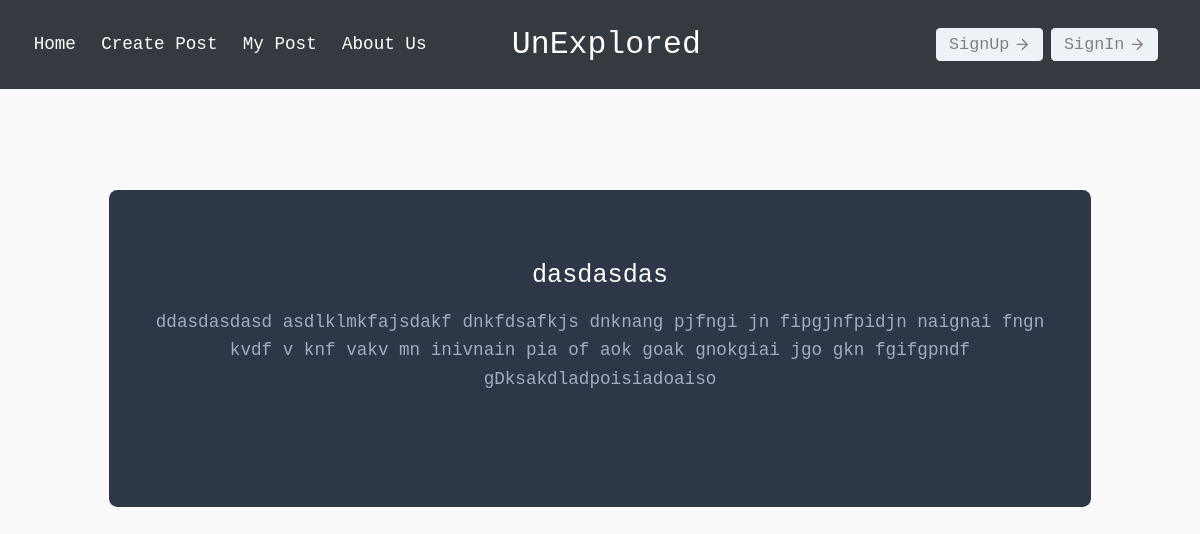
The page /post_detail/10 on the database its author committed.
### unexplored/models.py (models this page shows, shortened)
class Article(models.Model):
	user = models.ForeignKey(User, on_delete=models.CASCADE)
	title = models.CharField(max_length=200, unique=True)
	content = models.TextField()
	category = models.CharField(max_length=100)
	created_date = models.DateTimeField(default=timezone.now())
	class Meta:
		verbose_name_plural = 'Article'
		ordering = ('-created_date',)

### unexplored/views.py (the view)
# urls.py: path('post_detail/<int:pk>', PostDetailView.as_view(), name='post_detail'),
class PostDetailView(DetailView):
	model = Article
	template_name = 'blog/post_detail.html'
	context_object_name = 'posts'
	def get_context_data(self, **kwargs):
		context = super().get_context_data(**kwargs)
		context['posts'] = get_object_or_404(Article, pk=self.kwargs.get('pk'))
		context['user'] = self.request.user
		return context

### templates/blog/post_detail.html (shortened to what this page needs)
{% extends "blog/main.html" %}
{% load static %}
{% block content %}
	<section class="text-gray-500  body-font">
	  <div class="container px-5 py-24 mx-auto">
	    <div class="flex flex-wrap -m-4">
	      <div class="p-4 lg:w-full">
	      	<div class="h-full bg-gray-800 px-8 pt-16 pb-24 rounded-lg overflow-hidden text-center relative">
	          <h1 class="title-font sm:text-2xl text-xl text-center font-medium text-white mb-3">{{posts.title}}</h1>
	          <p class="leading-relaxed mb-3">{{posts.content|linebreaksbr}}</p>
	        </div>
	      </div>
	    </div>
	  </div>
	</section>
{% endblock %}

### templates/blog/main.html (shortened to what this page needs)
<!DOCTYPE html>
{% load static %}
<html>
<head>
	<link href="https://unpkg.com/tailwindcss@^1.0/dist/tailwind.min.css" rel="stylesheet">
	<link rel="stylesheet" type="text/css" href="{% static 'css/main.css' %}">
</head>
<body>
	<header class="text-gray-700 body-font">
	  <div class="mx-auto flex flex-wrap p-5 flex-col md:flex-row items-center navbar">
	    <nav class="flex lg:w-2/5 flex-wrap items-center text-base md:ml-auto">
	      <a class="mr-6 ml-3 hover:text-white-900" href="{% url 'index' %}">Home</a>
	      <a class="mr-6 hover:text-white-900" href="{% url 'create_post' %}">Create Post</a>
	      <a class="mr-6 hover:text-white-900" href="{% url 'my_post' %}">My Post</a>
	      <a class="mr-6 hover:text-white-900" href="#">About Us</a>
	    </nav>
	    <a class="flex order-first lg:order-none lg:w-1/5 title-font font-medium items-center text-gray-900 lg:items-center lg:justify-center mb-4 md:mb-0" href="{% url 'index' %}">
	      <span class="ml-3 text-3xl">UnExplored</span>
	    </a>
	    <div class="lg:w-2/5 inline-flex lg:justify-end ml-5 lg:ml-0">
	    	{% if user.is_authenticated %}
				<a class="inline-flex items-center bg-gray-200 border-0 py-1 px-3 focus:outline-none hover:bg-gray-300 rounded text-base mt-4 md:mt-0" href="{% url 'logout' %}">Logout
	        		<svg fill="none" stroke="currentColor" stroke-linecap="round" stroke-linejoin="round" stroke-width="2" class="w-4 h-4 ml-1" viewBox="0 0 24 24">
	          			<path d="M5 12h14M12 5l7 7-7 7"></path>
	        		</svg>
	      		</a>
	      	{% else %}
			<a class="inline-flex items-center bg-gray-200 border-0 py-1 px-3 focus:outline-none hover:bg-gray-300 rounded text-gray-900 text-base mt-4 md:mt-0" href="{% url 'signup' %}">SignUp
        		<svg fill="none" stroke="currentColor" stroke-linecap="round" stroke-linejoin="round" stroke-width="2" class="w-4 h-4 ml-1" viewBox="0 0 24 24">
          			<path d="M5 12h14M12 5l7 7-7 7"></path>
        		</svg>
      		</a>
	      	<a class="inline-flex items-center bg-gray-200 border-0 py-1 px-3 focus:outline-none hover:bg-gray-300 rounded text-base mt-4 ml-2 mr-5 md:mt-0" href="{% url 'login' %}">SignIn
	        	<svg fill="none" stroke="currentColor" stroke-linecap="round" stroke-linejoin="round" stroke-width="2" class="w-4 h-4 ml-1" viewBox="0 0 24 24">
	          		<path d="M5 12h14M12 5l7 7-7 7"></path>
	        	</svg>
	      	</a>
	      	{% endif %}
	    </div>
	  </div>
	</header>
	{% block content%}{% endblock %}
</body>
</html>

### static/css/main.css (style rules this page uses)
* { padding: 0; margin: 0; font-size: 1.05rem; }
body, html { height: 100%; width: 100%; }
body { background-color: hsl(0, 0%, 98%); font-family: 'Roboto Mono', monospace; }
.navbar { background-color: #343A40; }
.navbar a { color: white; }
.navbar div a { color: gray; }

### rows shown on the page
Article: title "dasdasdas", content "ddasdasdasd asdlklmkfajsdakf dnkfdsafkjs dnknang pjfngi jn fipgjnfpidjn naignai fngn kvdf v knf vakv mn inivnain pia of aok goak gnokgiai jgo gkn fgifgpndf gDksakdladpoisiadoaiso"
